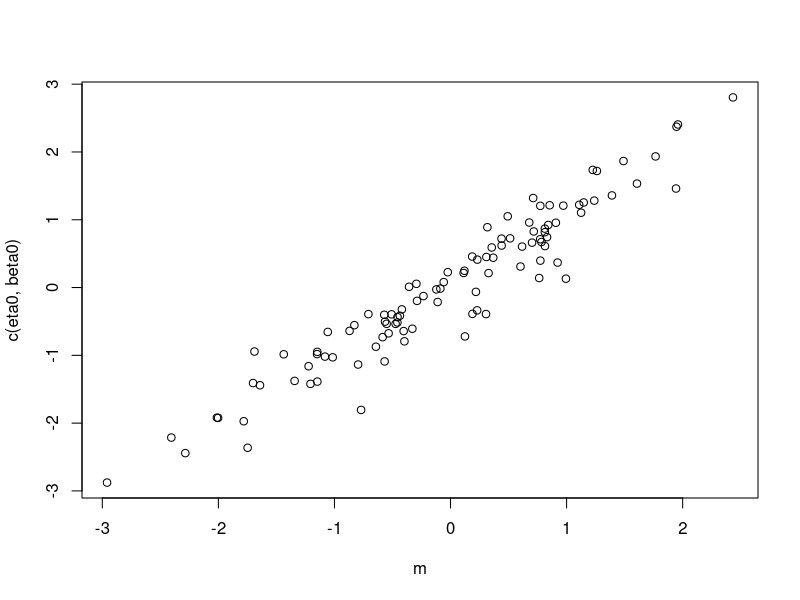

This figure's R source:
# X<- matrix(rnorm(9),3)
# 
# X<- t(X)%*%X



n<-100
p<-3



nu<- 1
sigma2<- 1000
# w<- abs(rnorm(n))
w<- rep(10,n)

X<- matrix(rnorm(n*p),n)

L1 = sqrt(w+ 1/nu)
# L1inv= 1/L1
L2t = w/L1*X 
L3L3= t(X)%*% ((w-w*w/(w+ 1/nu))*X) + diag(1/sigma2,p)
L3t= chol(L3L3)

# L3t= chol(t(X)%*% (w*X) + diag(1/sigma2,p) - t(L2t)%*%L2t)

Lt= rbind(cbind(diag(L1),L2t), cbind(matrix(0,p,n),L3t))

V= t(Lt)%*%Lt
max(abs(diag(V[1:n,1:n])- (w+1/nu)))
max(abs((V[(n+1):(n+p),1:n]) - t(w*X)))
V[(n+1):(n+p),(n+1):(n+p)] - (t(X)%*%(w*X)+diag(1/sigma2,p))

z<- rnorm(n+p)

LtInvMultiply <-function(z){
  z1<- z[1:n]
  z2<- z[(n+1):(n+p)]
  b2<- solve(L3t,z2)
  b1<- 1/L1 * z1 - 1/L1*  L2t%*% b2
  b<- c(b1,b2)
  b
}

LInvMultiply <-function(z){
  z1<- z[1:n]
  z2<- z[(n+1):(n+p)]
  b1<- 1/L1 * z1
  b2<-solve(t(L3t), - t(L2t)%*% b1 + z2)
  b<- c(b1,b2)
  b
}

max(solve(Lt,z)-    LtInvMultiply(z))
max(solve(t(Lt),z)-    LInvMultiply(z))
max(abs(LtInvMultiply(LInvMultiply(z))- solve(V,z)))

#################

beta0= rnorm(p,0)
eta0= rnorm(n,0,sqrt(nu))
y<- c(X%*%beta0 +eta0 +rnorm(n,0,1/sqrt(w)))


m<- LtInvMultiply(LInvMultiply( c( w*y,t(X)%*% (w*y))))
betaEta<- LtInvMultiply(rnorm(n+p))+m

# betaEta
# beta0

plot(m, c(eta0,beta0))
